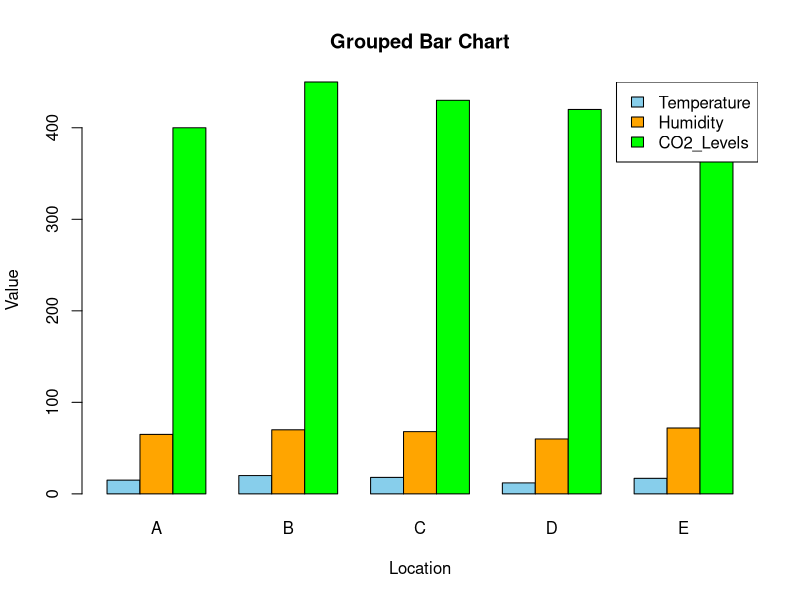

Here is the R script that generated this plot:
# Data setup
location_data <- data.frame(
  Location = c("A", "B", "C", "D", "E"),
  Temperature = c(15, 20, 18, 12, 17),
  Humidity = c(65, 70, 68, 60, 72),
  CO2_Levels = c(400, 450, 430, 420, 380)
)

# Reshape data for plotting
data_matrix <- as.matrix(location_data[, 2:4])
barplot(t(data_matrix), beside = TRUE, col = c("skyblue", "orange", "green"), 
        names.arg = location_data$Location, main = "Grouped Bar Chart", 
        xlab = "Location", ylab = "Value")
legend("topright", legend = colnames(data_matrix), fill = c("skyblue", "orange", "green"))
